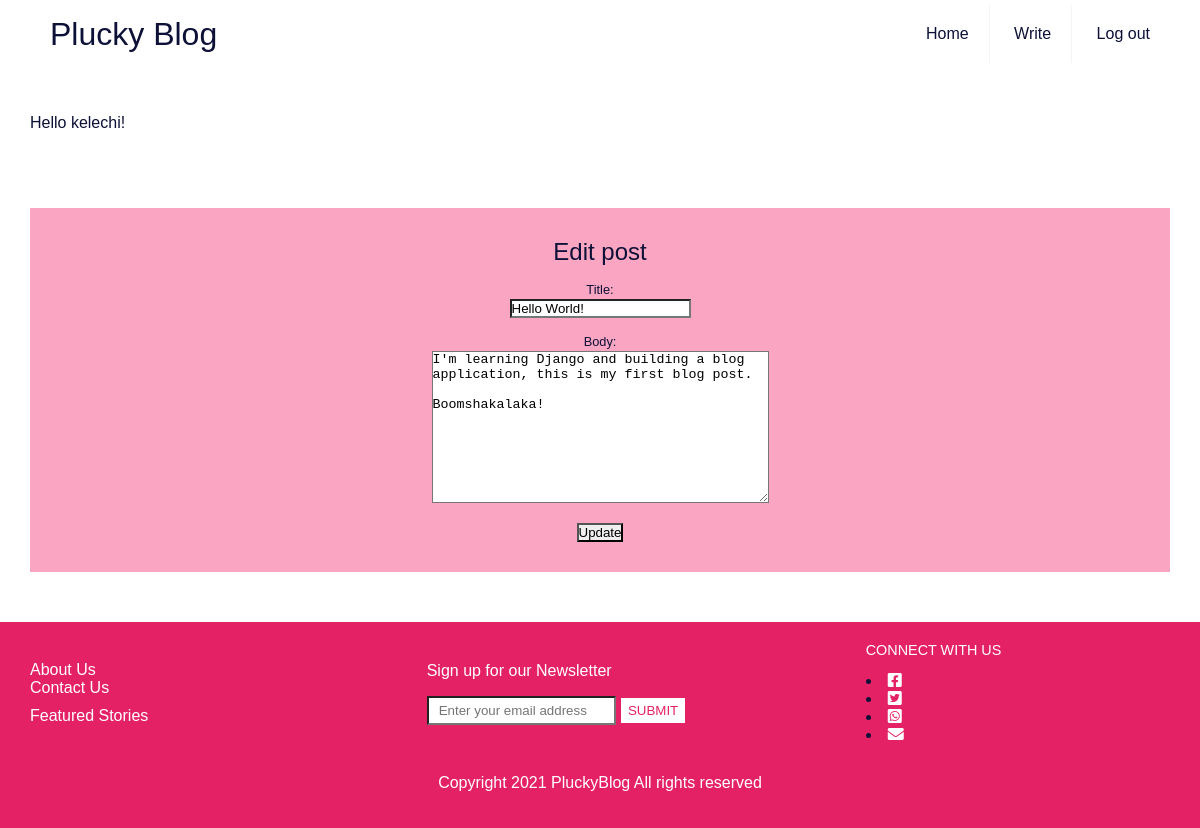
Screenshot of /post/1/edit/ (signed in) with the database file from the repository.
### pluckyblog/models.py (models this page shows, shortened)
class Post(models.Model):
    title = models.CharField (max_length=200)
    date_added = models.DateTimeField(auto_now_add=True)
    author = models.ForeignKey(
        'auth.User',
        on_delete=models.CASCADE,
    )
    body = models.TextField()

### pluckyblog/views.py (the view)
# urls.py: path('post/<int:pk>/edit/', BlogUpdateView.as_view(),
class BlogUpdateView(UpdateView):
    model = Post
    template_name = 'post_edit.html'
    fields = ['title', 'body']

### templates/post_edit.html
{% extends 'base.html' %}
{% block content %}
<main>
    <aside>
      <h1>Edit post</h1>
      <form action="" method="post">{% csrf_token %}
       {{ form.as_p }}
       <input type="submit" value="Update">
      </form>
    </aside>
</main>
{% endblock content %}

### templates/blogsections/header.html (shortened to what this page needs)
<!DOCTYPE html>
{% load static %}
<html lang="en">
  <head>
    <link rel="stylesheet" href="{% static 'css/base.css' %}">
    <link rel="stylesheet" href="https://cdnjs.cloudflare.com/ajax/libs/font-awesome/5.15.3/css/all.min.css">
  </head>
  <header>
    <div>
      <nav class="navbar">
        <a href="{% url 'home' %}" class="logo">Plucky Blog</a>
        <ul class="menu">
         <li><a href="{% url 'home' %}">Home</a></li>
         <li><a href="{% url 'post_new' %}">Write</a></li>
         <li><a href="{% url 'logout' %}">Log out</a></li>
        </ul>
      </nav>
    </div>
  </header>
  <div class="auth">
    {% if user.is_authenticated %}
    <p>Hello {{ user.username }}!</p>
   {% else %}
    <p>You are not logged in.</p>
    <a href="{% url 'login' %}">Log In</a>
   {% endif %}
  </div>
</html>

### static/css/base.css (style rules this page uses)
html { box-sizing: border-box; font-family: Arial, Helvetica, sans-serif; font-size: 16px; }
*, *::before, *::after { font-weight: inherit; margin: 0; padding: 0; border-radius: 0; box-sizing: inherit; }
a { text-decoration: none; }
ul { list-style-type: none; }
header { padding: 5px 30px; align-items: center; justify-content: space-between; }
label { display: block; font-size: 0.8rem; margin-bottom: 2px; }
header a, footer a, footer p { color: #FFF; }
.navbar { background-color: #fff; display: flex; justify-content: space-between; align-items: center; }
.navbar .logo { display: inline-block; font-size: 2em; padding: 10px 20px; text-decoration: none; color: #0d1137; }
.navbar .menu li { list-style: none; display: inline-block; }
.navbar .menu li a { display: block; padding: 20px 20px; border-right: 1px solid #f4f4f4; text-decoration: none; color: #0d1137; }
.navbar .menu li:last-child a { border-right: none; }
main { padding: 50px 30px; display: block; column-gap: 10px; }
aside { background-color: #faa6c3; width: auto; text-align: center; padding: 30px; }
p { display: block; margin-block-start: 1em; margin-block-end: 1em; margin-inline-start: 0px; margin-inline-end: 0px; }
.auth { display: inline-block; padding: 30px; padding-bottom: 10px; text-decoration: none; color: #0d1137; }

### rows the page displays
Post: title "Hello World!", body "I'm learning Django and building a blog application, this is my first blog post. Boomshakalaka!"

### other values shown
{{ user.username }} "kelechi"
